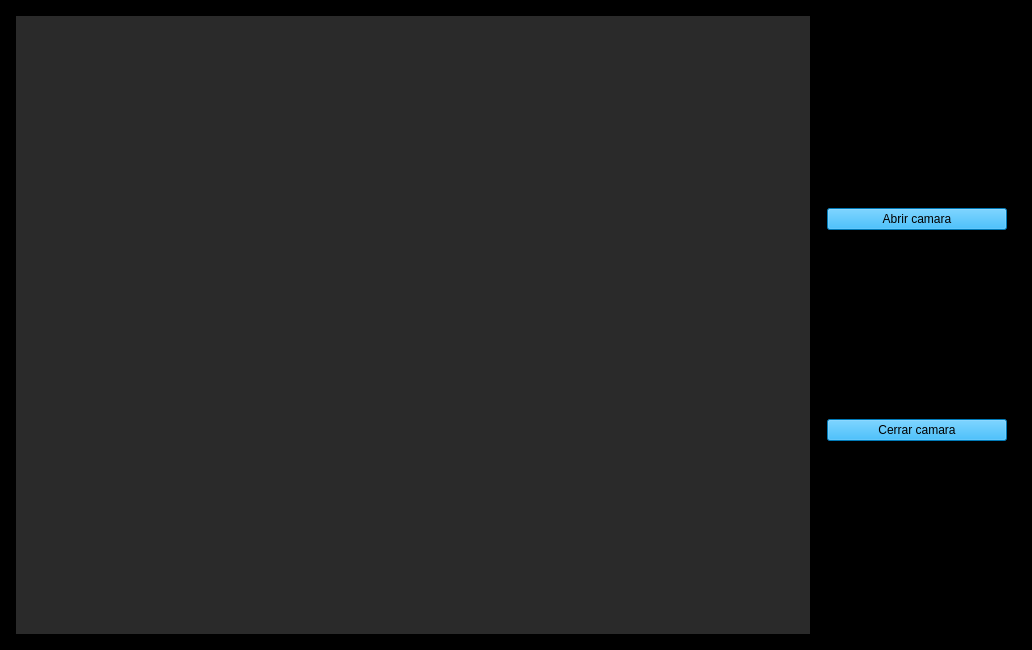
<?xml version="1.0" encoding="UTF-8"?>
<ui version="4.0">
 <class>MainWindow</class>
 <widget class="QMainWindow" name="MainWindow">
  <property name="geometry">
   <rect>
    <x>0</x>
    <y>0</y>
    <width>1032</width>
    <height>650</height>
   </rect>
  </property>
  <property name="windowTitle">
   <string>Aplicacion con OpenCV</string>
  </property>
  <property name="windowIcon">
   <iconset>
    <normaloff>logo.png</normaloff>logo.png</iconset>
  </property>
  <property name="styleSheet">
   <string notr="true">background-color: rgb(0, 0, 0);</string>
  </property>
  <widget class="QWidget" name="centralwidget">
   <layout class="QVBoxLayout" name="verticalLayout">
    <property name="spacing">
     <number>5</number>
    </property>
    <property name="leftMargin">
     <number>5</number>
    </property>
    <property name="topMargin">
     <number>5</number>
    </property>
    <property name="rightMargin">
     <number>5</number>
    </property>
    <property name="bottomMargin">
     <number>5</number>
    </property>
    <item>
     <widget class="QFrame" name="frame">
      <property name="frameShape">
       <enum>QFrame::StyledPanel</enum>
      </property>
      <property name="frameShadow">
       <enum>QFrame::Raised</enum>
      </property>
      <layout class="QHBoxLayout" name="horizontalLayout" stretch="3,2">
       <item>
        <widget class="QFrame" name="frame_2">
         <property name="frameShape">
          <enum>QFrame::StyledPanel</enum>
         </property>
         <property name="frameShadow">
          <enum>QFrame::Raised</enum>
         </property>
         <layout class="QVBoxLayout" name="verticalLayout_2">
          <property name="spacing">
           <number>0</number>
          </property>
          <property name="leftMargin">
           <number>0</number>
          </property>
          <property name="topMargin">
           <number>0</number>
          </property>
          <property name="rightMargin">
           <number>0</number>
          </property>
          <property name="bottomMargin">
           <number>0</number>
          </property>
          <item>
           <widget class="QLabel" name="label_image">
            <property name="styleSheet">
             <string notr="true">background-color: rgb(42, 42, 42);</string>
            </property>
            <property name="text">
             <string/>
            </property>
           </widget>
          </item>
         </layout>
        </widget>
       </item>
       <item>
        <widget class="QFrame" name="frame_3">
         <property name="maximumSize">
          <size>
           <width>200</width>
           <height>16777215</height>
          </size>
         </property>
         <property name="styleSheet">
          <string notr="true">QSlider::groove:horizontal {
    border: 1px solid #00aaff;
    height: 4px; 
    background: #00aaff; 
   }

QSlider::handle:horizontal {
    background: rgb(0, 170, 255);
    width: 28px;
	height:28px;
	left: 11px;
	right: 11px;
	margin: -12px; 
	border-radius:14px;
   }

QSlider::add-page:horizontal{
	background-color:white;
	border: 1px solid white;
	}

QLabel{
	color: rgb(0, 170, 255);
	font: 75 11pt &quot;MS Shell Dlg 2&quot;;
	}</string>
         </property>
         <property name="frameShape">
          <enum>QFrame::StyledPanel</enum>
         </property>
         <property name="frameShadow">
          <enum>QFrame::Raised</enum>
         </property>
         <layout class="QVBoxLayout" name="verticalLayout_3">
          <item>
           <layout class="QHBoxLayout" name="horizontalLayout_7">
            <item>
             <widget class="QPushButton" name="open_image">
              <property name="styleSheet">
               <string notr="true">background-color: rgb(0, 170, 255);
font: 87 12pt &quot;Arial Black&quot;;

</string>
              </property>
              <property name="text">
               <string>Abrir camara</string>
              </property>
             </widget>
            </item>
           </layout>
          </item>
          <item>
           <layout class="QHBoxLayout" name="horizontalLayout_2">
            <item>
             <widget class="QPushButton" name="reset_edit">
              <property name="styleSheet">
               <string notr="true">background-color: rgb(0, 170, 255);
font: 87 12pt &quot;Arial Black&quot;;

</string>
              </property>
              <property name="text">
               <string>Cerrar camara</string>
              </property>
             </widget>
            </item>
           </layout>
          </item>
         </layout>
        </widget>
       </item>
      </layout>
     </widget>
    </item>
   </layout>
  </widget>
 </widget>
 <resources/>
 <connections/>
</ui>
